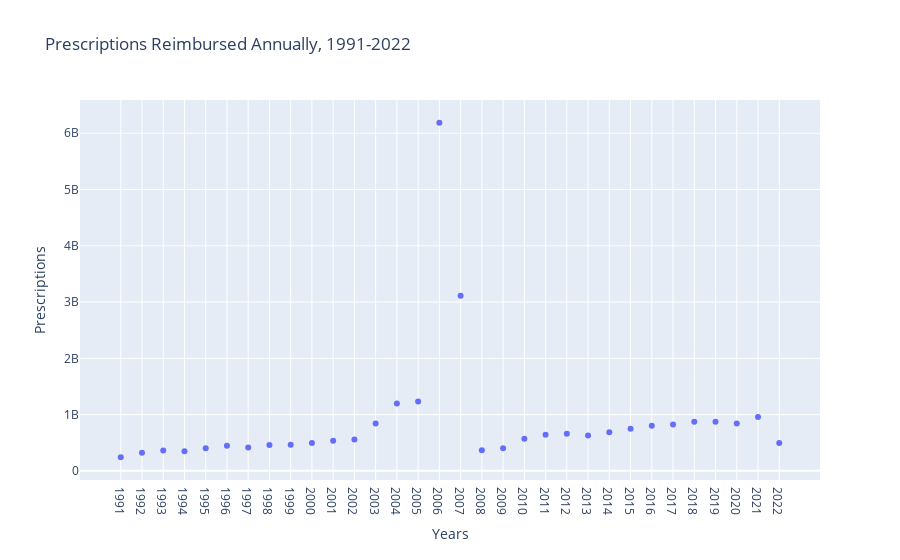

Notebook code cell kept with this figure:
### Code cell
rx_state_year_summary = {}
for i in rx_state_year_df.columns:
    rx_state_year_summary[i] = rx_state_year_df[i].sum()
rx_state_year_summary

layout = go.Layout(xaxis={'title': 'Years'}, yaxis={'title': 'Prescriptions'}, title={'text': 'Prescriptions Reimbursed Annually, 1991-2022'})
fig = go.Figure(data=go.Scatter(x = list(tables.values()), y = list(rx_state_year_summary.values()), mode='markers'),layout=layout)
fig.update()
fig.show()

### Figure 1 — Plotly figure (JSON) as saved in the notebook; plotly's stock layout.template omitted (floating-point values rounded to 4 significant figures)
{"data": [{"mode": "markers", "type": "scatter", "x": ["1991", "1992", "1993", "1994", "1995", "1996", "1997", "1998", "1999", "2000", "2001", "2002", "2003", "2004", "2005", "2006", "2007", "2008", "2009", "2010", "2011", "2012", "2013", "2014", "2015", "2016", "2017", "2018", "2019", "2020", "2021", "2022"], "y": [241975424, 320471554, 363793176, 348455253, 403219401, 447120984, 416736153, 458084241, 463468618, 495990553, 536038292, 556909143, 839746362, 1197931517, 1231165865, 6186972180, 3112721139, 367511762, 402449861, 572160234, 640766761, 660531781, 627960111, 688315065, 748918544, 802811247, 824777045, 873795244, 874067162, 841833400, 958420722, 493550855]}], "layout": {"title": {"text": "Prescriptions Reimbursed Annually, 1991-2022"}, "xaxis": {"title": {"text": "Years"}}, "yaxis": {"title": {"text": "Prescriptions"}}}}
